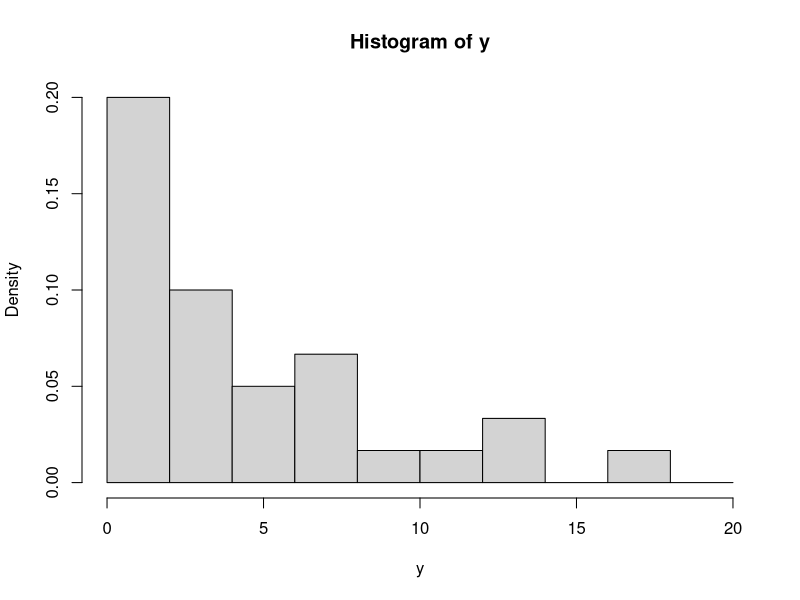
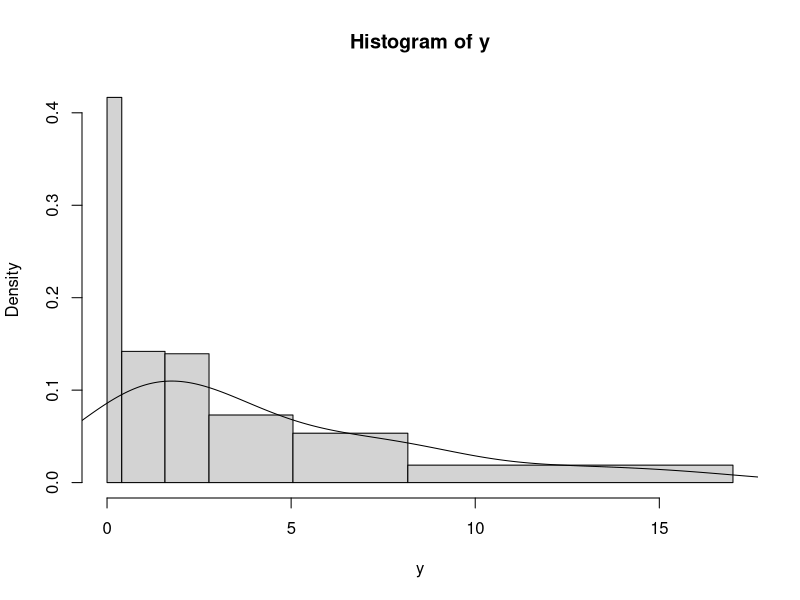
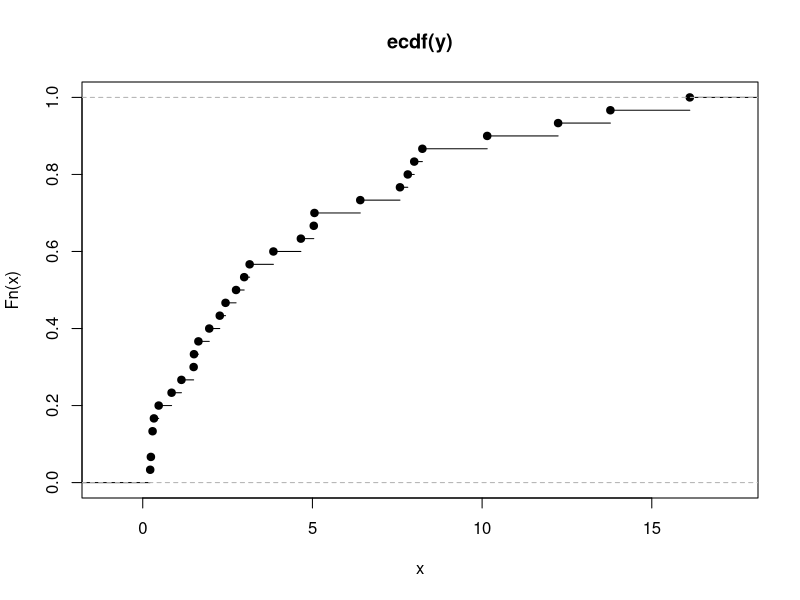
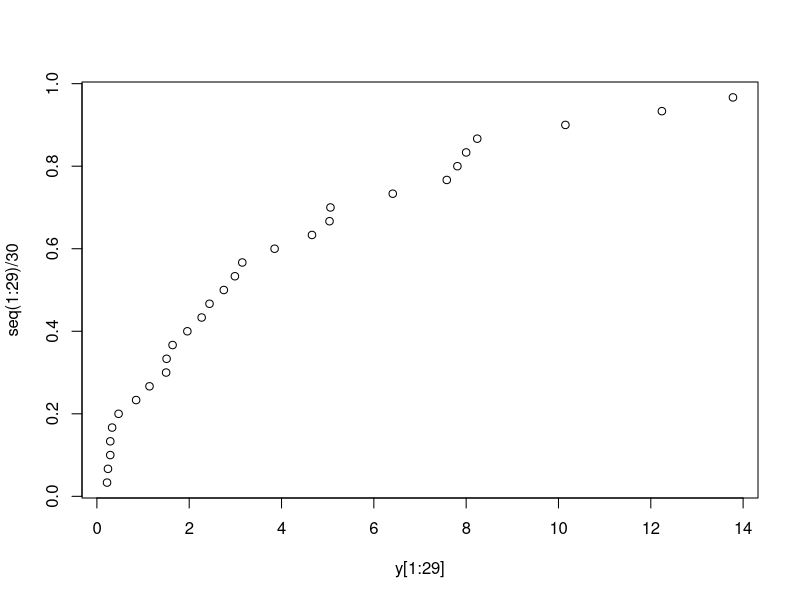
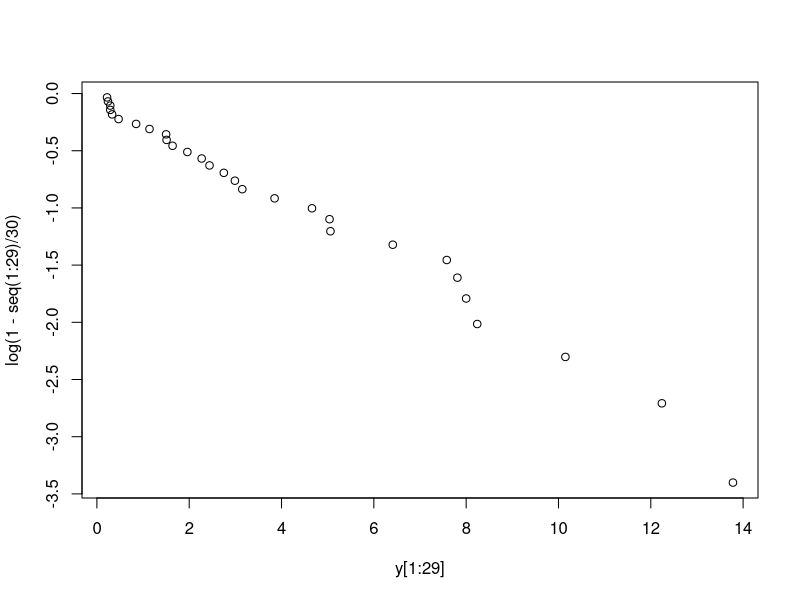
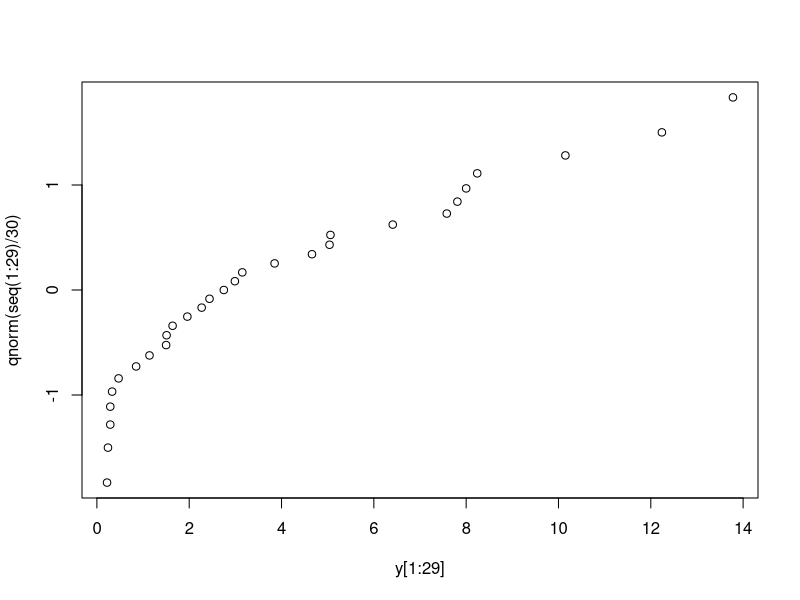
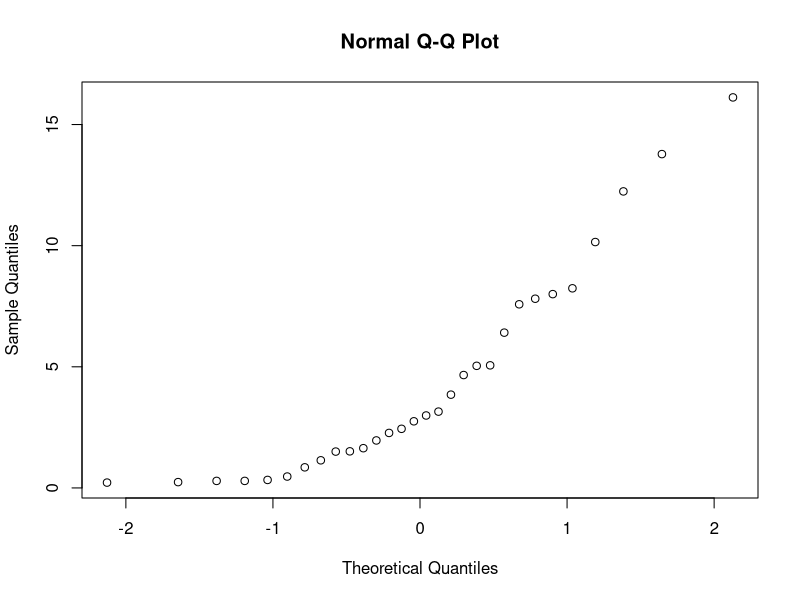

Source code (R) for these figures, in order: (Note: this script raises an error after producing the figures.)
# Choix d'un modele probabiliste adpate aux donnees a l'aide de presentations graphiques
x <- c(0.22, 0.24, 0.29, 0.29, 0.33, 0.47, 0.85, 1.14, 1.50, 1.51,
       1.64, 1.96, 2.27, 2.44, 2.75, 2.99, 3.15, 3.85, 4.66, 5.04,
       5.06, 6.41, 7.58, 7.81, 8.00, 8.24, 10.15, 12.24, 13.78, 16.12)
y <- sort(x)

# Diagramme de meme largeur
hist(y, prob=T, breaks = seq(0,20,2))


# Diagramme de meme largeur
hist(y, prob=T, breaks = c(0,0.4,1.574,2.77,5.05,8.17,17))
lines(density(y))


# Fonction de repartition empirique
plot(ecdf(y))

# Graphe de probabilite de loi uniforme
plot(y[1:29],seq(1:29)/30)

# Graphe de probabilite de loi exponentielle
plot(y[1:29],log(1-seq(1:29)/30))

# Graphe de probabilite de loi normale
plot(y[1:29], qnorm(seq(1:29)/30))
qqnorm(y)
# lambda -> la pente

summary(y)

# Estimateur 1 : (E(X)*2/10)*9 -> lambda = 1/E(X) EMM
lambdaEst <- 1/mean(y) #Estimation de lambda
test <- rexp(30,lambdaEst)
hist(sort(test), prob=T, breaks = seq(0,20,2))

# Estimateur 2 : EMV, lambda -> somme de xi -> 






x <- c(0.22,1.64,5.06,0.24,1.96,6.41,0.29,2.27,7.58,0.29,2.44,7.81,0.33,2.75,8.00,0.47,2.99,8.24,0.85,3.15,10.15,1.14,3.85,12.24,1.50,4.66,13.78,1.51,5.04,16.12)

expQQplot <- function(x) {
  e=length(x)
  plot(sort(x)[1:e],log(1-seq(1:e)/(e+1)),ylim=c(-2.5,0.1), main="Q-Q Plot for exp law")
  abline(v=0)
  abline(h=0)
}

normQQplot <- function(x) {
  e=length(x)
  plot(sort(x)[1:e], qnorm(seq(1:e)/(e+1)), main="Q-Q Plot for normal law")
  abline(h=0)
}

uniQQplot <- function() {
  e=length(x)
  plot(sort(x)[1:e], qunif(seq(1:e)/(e+1)), main="Q-Q Plot for uni law")
  abline(v=0)
  abline(h=0)
}

fAllQQPlot <- function(x){
  expQQplot(x)
  normQQplot(x)
  uniQQplot(x)
}

#Moyenne empirique
moy <- mean(x)
#
lambda = 1/moy

simuExp <- function(nIt){
  lambdaSim <- 0
  lambda <- 10
  scoreDispersion <- 0
  for(i in 1:nIt){
    vect <- rexp(30, lambda)
    lambdaSim <- 1/mean(vect) + lambdaSim
    scoreDispersion <- scoreDispersion + abs(lambdaSim-lambda)
  }
  lambdaSim <- lambdaSim/nIt
  cat(lambdaSim)
  cat("\nbiais = ", ((lambdaSim/lambda)*100)-100, "%")
  cat("\nScore dispersion = ", scoreDispersion)
}

simuExp(10000)

#lambdaSim != lambda donc biais
#calculBiais = (LambdaSim/LambdaRExp)*100
#calculConvergence -> FAIRE UNE SEULE SIMU

simuExp(1)
